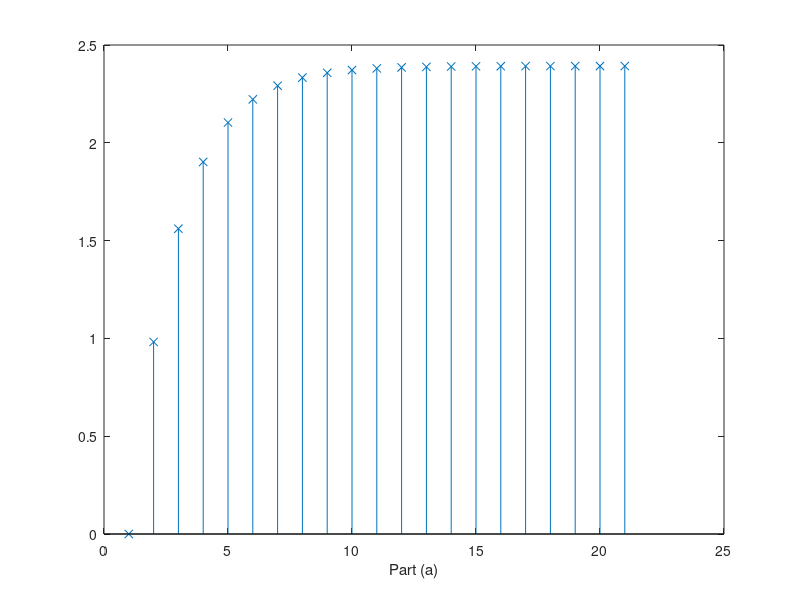
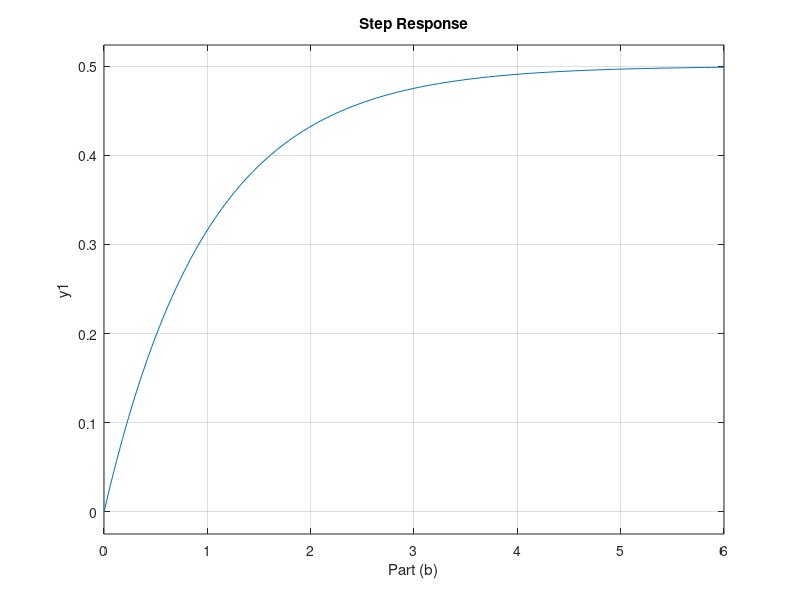
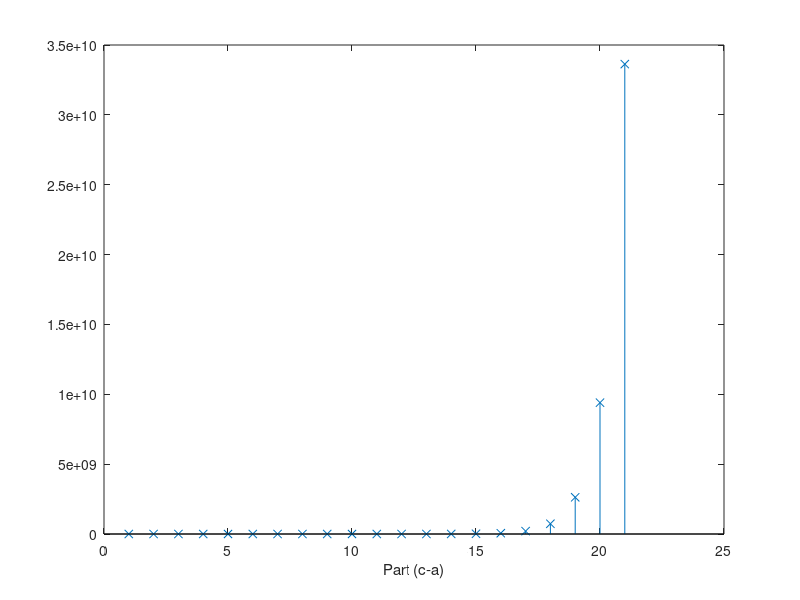

These charts were generated, in order, by the following MATLAB code:
%% Homework 5

close all; clear all;

% Problem 6.1.a
figure;
num = [0.6321];
den = [1 0.2642];
T = tf(num, den);
[y k] = step(T, 0:2:40);
stem(y, 'x');
xlabel('Part (a)');

% Problem 6.1.b
figure;
num = [0.5];
den = [1 1];
T = tf(num,den);
step(T);
xlabel('Part (b)');

% Problem 6.1.a
figure;
num = [0.1813];
den = [1 -0.6374];
T = tf(num, den);
[y k] = step(T, 0:2:40);
stem(y, 'x');
xlabel('Part (c-a)');


